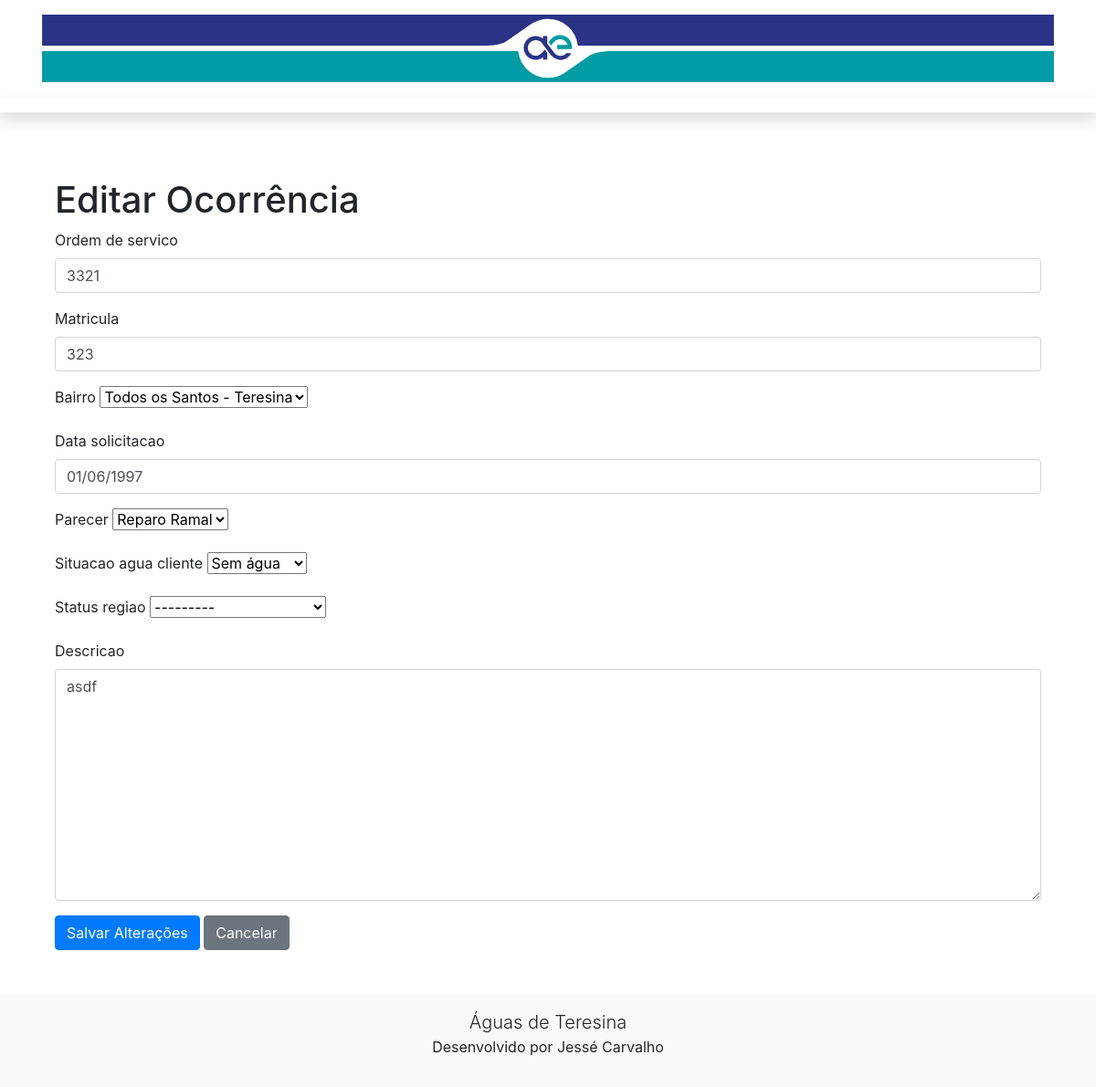
The page /editar/4/ on the database its author committed.
### ocorrencia/models.py (models this page shows, shortened)
class Ocorrencia(models.Model):
    ordem_de_servico = models.IntegerField(null=True, blank=True)
    matricula = models.IntegerField(null=True, blank=True)
    bairro = models.ForeignKey(Bairro, on_delete=models.CASCADE, related_name="ocorrencias", null=True, blank=True)
    data_solicitacao = models.DateField(null=True, blank=True)
    parecer = models.ForeignKey(Parecer, on_delete=models.SET_NULL, null=True, blank=True, related_name="ocorrencias")
    situacao_agua_cliente = models.ForeignKey(SituacaoAguaCliente, on_delete=models.SET_NULL, null=True, blank=True, related_name="ocorrencias")
    status_regiao = models.ForeignKey(StatusRegiao, on_delete=models.SET_NULL, null=True, blank=True, related_name="ocorrencias")
    descricao = models.TextField(null=True, blank=True)

class Parecer(models.Model):
    descricao = models.CharField(max_length=100)
    def __str__(self):
        return self.descricao

class SituacaoAguaCliente(models.Model):
    descricao = models.CharField(max_length=100)
    def __str__(self):
        return self.descricao

class StatusRegiao(models.Model):
    descricao = models.CharField(max_length=100)
    def __str__(self):
        return self.descricao

### ocorrencia/views.py (the view)
# urls.py: path('editar/<int:id>/', editar_ocorrencia, name='editar_ocorrencia'),
def editar_ocorrencia(request, id):
    ocorrencia = get_object_or_404(Ocorrencia, id=id)
    if request.method == 'POST':
        form = OcorrenciaForm(request.POST, instance=ocorrencia)
        if form.is_valid():
            form.save()
            return redirect('lista_ocorrencia')
    else:
        form = OcorrenciaForm(instance=ocorrencia)
    return render(request, 'ocorrencia/editar_ocorrencia.html', {'form': form})

### ocorrencia/forms.py
class OcorrenciaForm(forms.ModelForm):
    class Meta:
        model = Ocorrencia
        fields = '__all__'

### ocorrencia/models.py (called while the page is built)
    def __str__(self):
        return f"{self.nome} - {self.unidade.nome}"

### ocorrencia/templates/ocorrencia/editar_ocorrencia.html (shortened to what this page needs)
{% extends 'ocorrencia/modelo.html' %}
{% load static %}
{% load crispy_forms_tags %}
{% block conteudo %}
<div class="container mt-4">
    <h1>Editar Ocorrência</h1>
    <form method="post">
        {{ form|crispy }}
        <button type="submit" class="btn btn-primary">Salvar Alterações</button>
        <a href="{% url 'lista_ocorrencia' %}" class="btn btn-secondary">Cancelar</a>
    </form>
</div>
{% endblock %}

### rows shown on the page
Ocorrencia: ordem_de_servico "3321", matricula "323", bairro "Todos os Santos - Teresina", data_solicitacao "01/06/1997", parecer "Reparo Ramal", situacao_agua_cliente "Sem água", status_regiao "---------"
Parecer: descricao "asdf"
